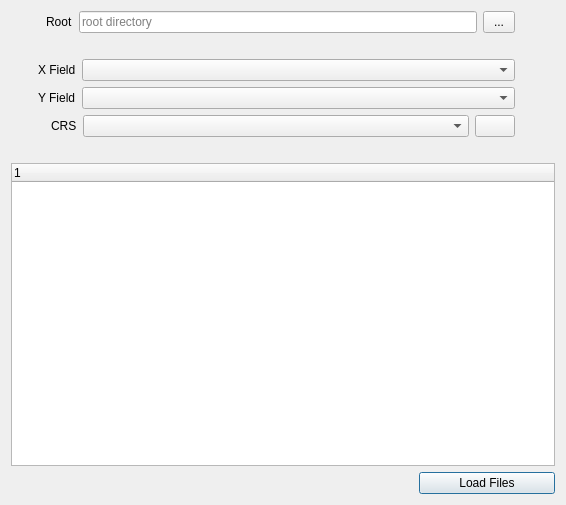
<?xml version="1.0" encoding="UTF-8"?>
<ui version="4.0">
 <class>CsvLayersListDialogBase</class>
 <widget class="QDialog" name="CsvLayersListDialogBase">
  <property name="geometry">
   <rect>
    <x>0</x>
    <y>0</y>
    <width>566</width>
    <height>505</height>
   </rect>
  </property>
  <property name="windowTitle">
   <string>CSV Layers List</string>
  </property>
  <layout class="QVBoxLayout" name="verticalLayout_3">
   <item>
    <layout class="QHBoxLayout" name="horizontalLayout" stretch="0,0,2,0,0">
     <item>
      <spacer name="horizontalSpacer_2">
       <property name="orientation">
        <enum>Qt::Horizontal</enum>
       </property>
       <property name="sizeHint" stdset="0">
        <size>
         <width>35</width>
         <height>20</height>
        </size>
       </property>
      </spacer>
     </item>
     <item>
      <widget class="QLabel" name="label">
       <property name="text">
        <string>Root</string>
       </property>
      </widget>
     </item>
     <item>
      <widget class="QLineEdit" name="rootDirLineEdit">
       <property name="enabled">
        <bool>true</bool>
       </property>
       <property name="mouseTracking">
        <bool>true</bool>
       </property>
       <property name="autoFillBackground">
        <bool>false</bool>
       </property>
       <property name="frame">
        <bool>true</bool>
       </property>
       <property name="readOnly">
        <bool>true</bool>
       </property>
       <property name="placeholderText">
        <string>root directory</string>
       </property>
      </widget>
     </item>
     <item>
      <widget class="QPushButton" name="browse_btn">
       <property name="styleSheet">
        <string notr="true">QPushButton {
    padding: 3px 10px 3px 10px;
	autoDefault: False
}
</string>
       </property>
       <property name="text">
        <string>...</string>
       </property>
       <property name="autoDefault">
        <bool>false</bool>
       </property>
      </widget>
     </item>
     <item>
      <spacer name="horizontalSpacer_3">
       <property name="orientation">
        <enum>Qt::Horizontal</enum>
       </property>
       <property name="sizeHint" stdset="0">
        <size>
         <width>40</width>
         <height>20</height>
        </size>
       </property>
      </spacer>
     </item>
    </layout>
   </item>
   <item>
    <spacer name="horizontalSpacer_8">
     <property name="orientation">
      <enum>Qt::Horizontal</enum>
     </property>
     <property name="sizeHint" stdset="0">
      <size>
       <width>40</width>
       <height>20</height>
      </size>
     </property>
    </spacer>
   </item>
   <item>
    <layout class="QHBoxLayout" name="horizontalLayout_5" stretch="0,0,3,0">
     <item>
      <spacer name="horizontalSpacer_4">
       <property name="orientation">
        <enum>Qt::Horizontal</enum>
       </property>
       <property name="sizeHint" stdset="0">
        <size>
         <width>27</width>
         <height>20</height>
        </size>
       </property>
      </spacer>
     </item>
     <item>
      <widget class="QLabel" name="xfield">
       <property name="text">
        <string>X Field</string>
       </property>
      </widget>
     </item>
     <item>
      <widget class="QComboBox" name="xfield_cmbBox"/>
     </item>
     <item>
      <spacer name="horizontalSpacer_5">
       <property name="orientation">
        <enum>Qt::Horizontal</enum>
       </property>
       <property name="sizeHint" stdset="0">
        <size>
         <width>40</width>
         <height>20</height>
        </size>
       </property>
      </spacer>
     </item>
    </layout>
   </item>
   <item>
    <layout class="QHBoxLayout" name="horizontalLayout_7" stretch="0,0,3,0">
     <item>
      <spacer name="horizontalSpacer_6">
       <property name="orientation">
        <enum>Qt::Horizontal</enum>
       </property>
       <property name="sizeHint" stdset="0">
        <size>
         <width>27</width>
         <height>20</height>
        </size>
       </property>
      </spacer>
     </item>
     <item>
      <widget class="QLabel" name="yfield">
       <property name="text">
        <string>Y Field</string>
       </property>
      </widget>
     </item>
     <item>
      <widget class="QComboBox" name="yfield_cmbBox"/>
     </item>
     <item>
      <spacer name="horizontalSpacer_7">
       <property name="orientation">
        <enum>Qt::Horizontal</enum>
       </property>
       <property name="sizeHint" stdset="0">
        <size>
         <width>40</width>
         <height>20</height>
        </size>
       </property>
      </spacer>
     </item>
    </layout>
   </item>
   <item>
    <layout class="QHBoxLayout" name="horizontalLayout_2" stretch="0,0,2,0,0">
     <item>
      <spacer name="horizontalSpacer_13">
       <property name="orientation">
        <enum>Qt::Horizontal</enum>
       </property>
       <property name="sizeType">
        <enum>QSizePolicy::Fixed</enum>
       </property>
       <property name="sizeHint" stdset="0">
        <size>
         <width>40</width>
         <height>20</height>
        </size>
       </property>
      </spacer>
     </item>
     <item>
      <widget class="QLabel" name="label_2">
       <property name="text">
        <string>CRS</string>
       </property>
      </widget>
     </item>
     <item>
      <widget class="QComboBox" name="crs_cmbBox">
       <property name="statusTip">
        <string/>
       </property>
       <property name="whatsThis">
        <string/>
       </property>
       <property name="autoFillBackground">
        <bool>false</bool>
       </property>
       <property name="maxVisibleItems">
        <number>10</number>
       </property>
      </widget>
     </item>
     <item>
      <widget class="QPushButton" name="crs_btn">
       <property name="text">
        <string/>
       </property>
       <property name="icon">
        <iconset>
         <normaloff>CRS_icon.png</normaloff>CRS_icon.png</iconset>
       </property>
       <property name="checkable">
        <bool>false</bool>
       </property>
       <property name="autoDefault">
        <bool>false</bool>
       </property>
      </widget>
     </item>
     <item>
      <spacer name="horizontalSpacer_14">
       <property name="orientation">
        <enum>Qt::Horizontal</enum>
       </property>
       <property name="sizeType">
        <enum>QSizePolicy::Fixed</enum>
       </property>
       <property name="sizeHint" stdset="0">
        <size>
         <width>40</width>
         <height>20</height>
        </size>
       </property>
      </spacer>
     </item>
    </layout>
   </item>
   <item>
    <spacer name="horizontalSpacer_12">
     <property name="orientation">
      <enum>Qt::Horizontal</enum>
     </property>
     <property name="sizeHint" stdset="0">
      <size>
       <width>40</width>
       <height>20</height>
      </size>
     </property>
    </spacer>
   </item>
   <item>
    <layout class="QVBoxLayout" name="verticalLayout_2">
     <item>
      <widget class="QTreeWidget" name="csv_tree">
       <property name="enabled">
        <bool>true</bool>
       </property>
       <property name="lineWidth">
        <number>1</number>
       </property>
       <property name="alternatingRowColors">
        <bool>true</bool>
       </property>
       <attribute name="headerVisible">
        <bool>true</bool>
       </attribute>
       <column>
        <property name="text">
         <string notr="true">1</string>
        </property>
       </column>
      </widget>
     </item>
    </layout>
   </item>
   <item>
    <layout class="QHBoxLayout" name="horizontalLayout_3" stretch="3,1">
     <item>
      <spacer name="horizontalSpacer">
       <property name="orientation">
        <enum>Qt::Horizontal</enum>
       </property>
       <property name="sizeHint" stdset="0">
        <size>
         <width>40</width>
         <height>20</height>
        </size>
       </property>
      </spacer>
     </item>
     <item>
      <widget class="QPushButton" name="run_btn">
       <property name="text">
        <string>Load Files</string>
       </property>
      </widget>
     </item>
    </layout>
   </item>
  </layout>
 </widget>
 <resources/>
 <connections/>
</ui>
